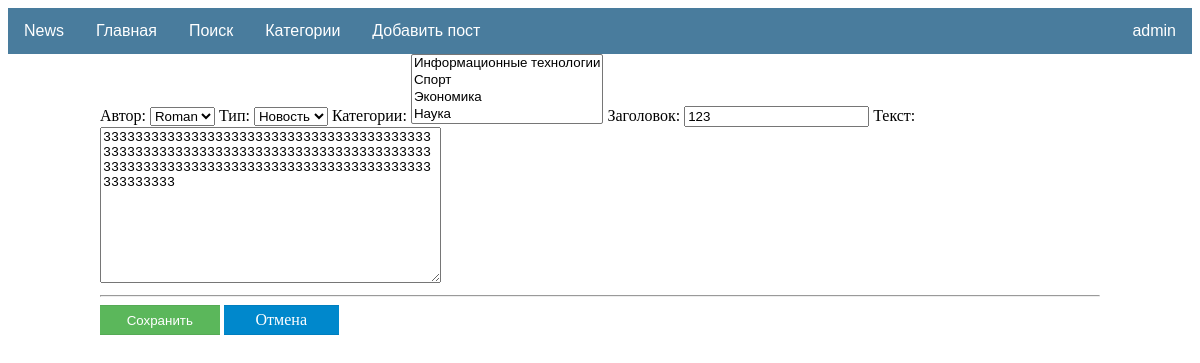
Before: /news/69/edit/ (signed in) with the older database file.
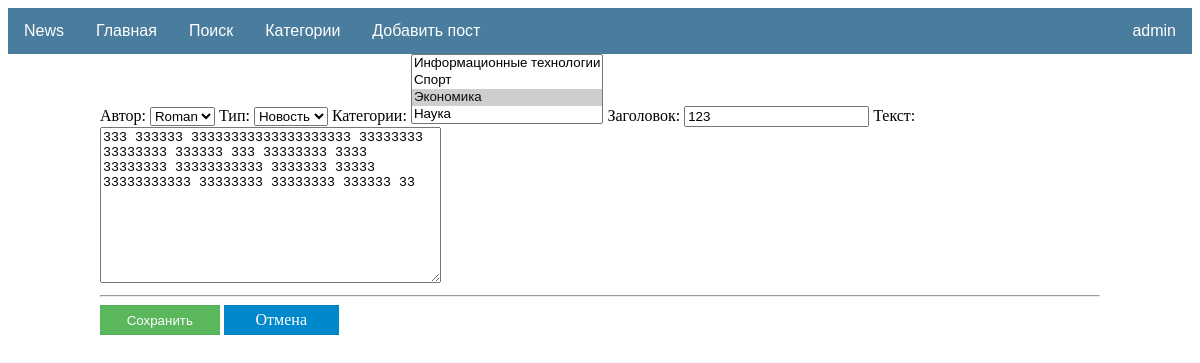
After: the same page with the newer database file.
### news/models.py (models this page shows, shortened)
class Post(models.Model):
    news = 'Новость'
    article = 'Статья'
    type = [(news, 'Новость'), (article, 'Статья')]
    post_author = models.ForeignKey(Author, on_delete=models.CASCADE, verbose_name='Автор') # Автор
    post_type = models.CharField(max_length=30, choices=type, verbose_name='Тип') # Тип публикации
    post_time = models.DateTimeField(auto_now_add=True, verbose_name='Дата публикации') # Дата публикации
    post_category = models.ManyToManyField(Category, verbose_name='Категории') # Категории
    post_title = models.CharField(max_length=50, verbose_name='Заголовок') # Заголовок
    post_text = models.TextField(verbose_name='Текст') # Текст
    post_rating = models.IntegerField(default=0) # Рейтинг
    post_likes = models.IntegerField(default=0) # Понравилось
    post_dislikes = models.IntegerField(default=0) # Не понравилось

### news/views.py (the view)
# urls.py: path('news/<int:pk>/edit/', PostUpdateView.as_view(), name='post_update'),
class PostUpdateView(LoginRequiredMixin, PermissionRequiredMixin, UpdateView):
    model = Post
    form_class = PostForm
    template_name = 'news/post_update.html'
    permission_required = ('news.change_post')
    def get_context_data(self, **kwargs):
        context = super().get_context_data(**kwargs)
        context['is_authors'] = self.request.user.groups.filter(name='authors').exists()
        return context
    def dispatch(self, request, *args, **kwargs):
        if not request.user.is_authenticated:
            return redirect('/sign/login/')
        return super().dispatch(request, *args, **kwargs)

### news/forms.py
class PostForm(ModelForm):
    class Meta:
        model = Post
        fields = ['post_author', 'post_type', 'post_category', 'post_title', 'post_text']
        widgets = {
            'post_author': Select(attrs={
                'class': 'custom-select',
            }),
            'post_type': Select(attrs={
                'class': 'custom-select',
            }),
            'post_category': SelectMultiple(attrs={
                'multiple class': 'form-control',
            }),
            'post_text': Textarea(attrs={
                'class': 'form-control',
                'placeholder': 'Введите текст'
            }),
        }

### news/models.py (called while the page is built)
    def __str__(self):
        return f'{self.author}'

    def __str__(self):
        return f'{self.title}'

### templates/news/post_update.html (shortened to what this page needs)
{% extends 'default.html' %}
{% block content %}
<div class="container">
        <form method="POST">
            {{ form }}
            <hr>
            <button type="submit" class="button_add_form">Сохранить</button> <a class="button_cancel_form" href="{% url 'post' post.id %}" role="button">Отмена</a>
        </form>
    </div>
</div>
{% endblock %}

Changed rows visible on the page:
changed Post "Roman": post_text "333333333333333333333333333333333333333333333333333333333333333333333333333333333333333333333333333333333333333333333333333333333333" → "333 333333 33333333333333333333 33333333 33333333 333333 333 33333333 3333 33333333 33333333333 3333333 33333 33333333333 33333333 33333333 333333 33"
Other visible differences:
form field post_category: "Информационные технологии / Спорт / Экономика / Наука" → "Информационные технологии / Спорт / Экономика ☑ / Наука"
